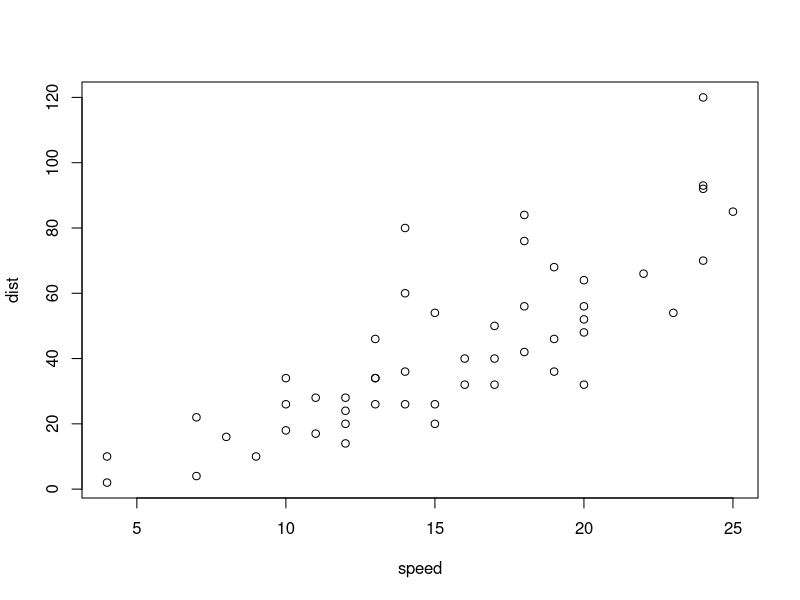
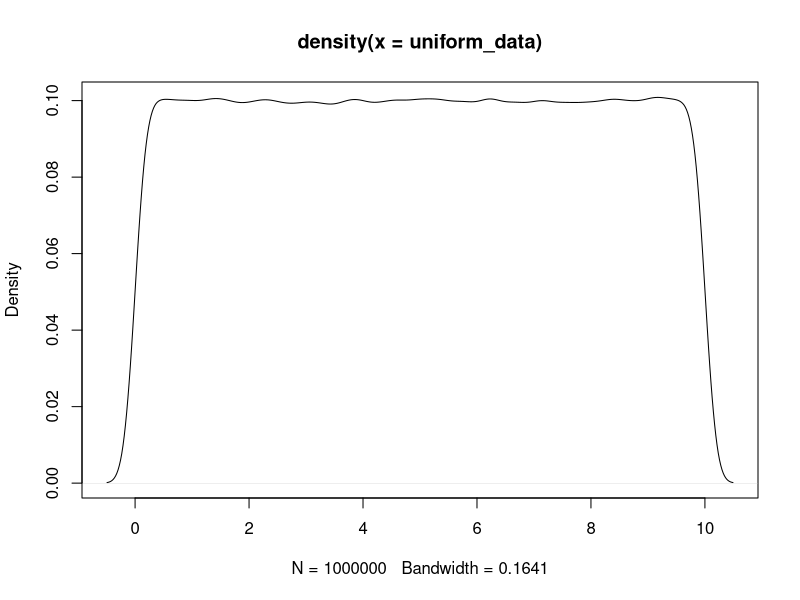
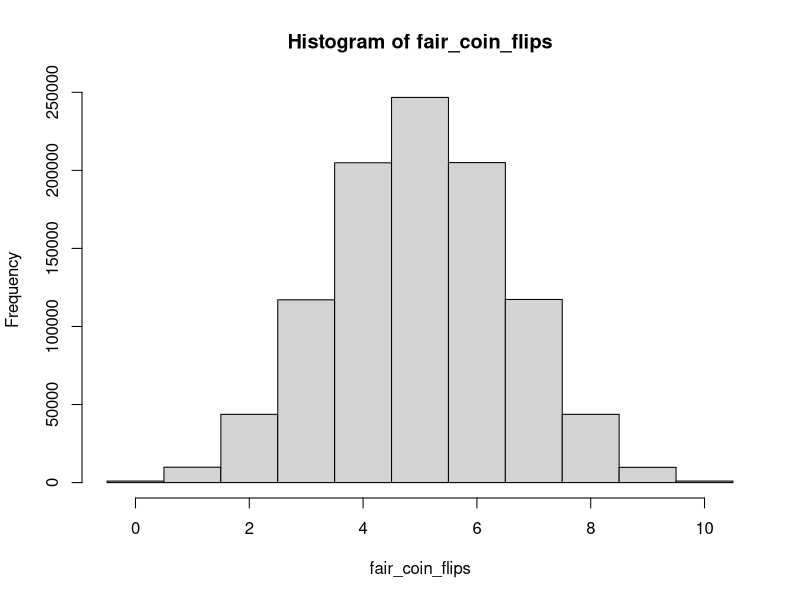
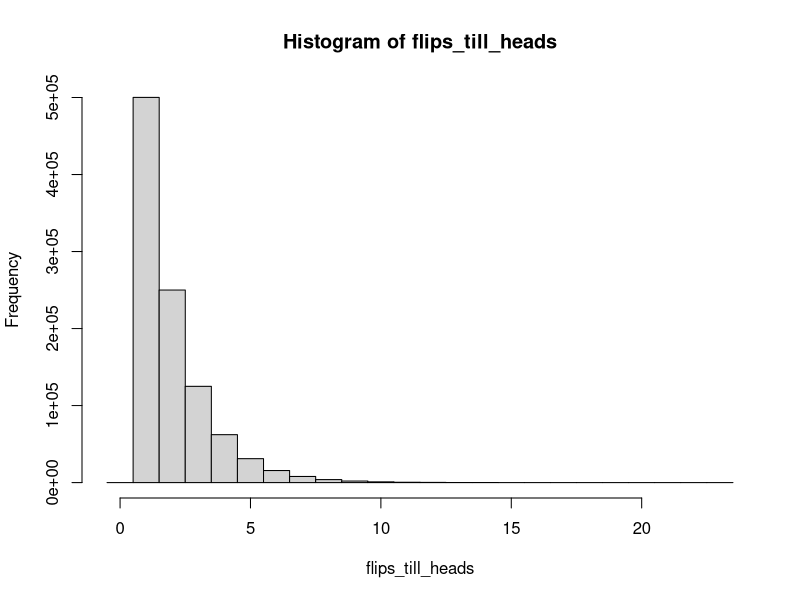
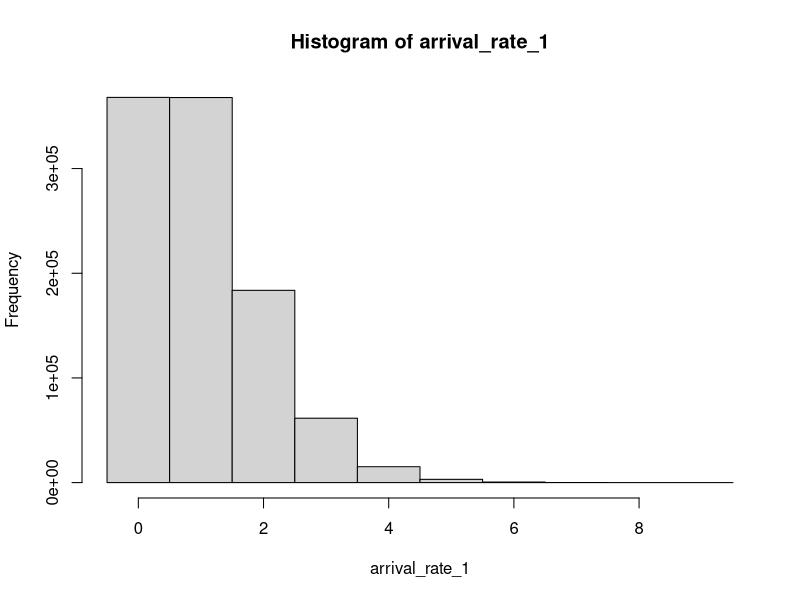
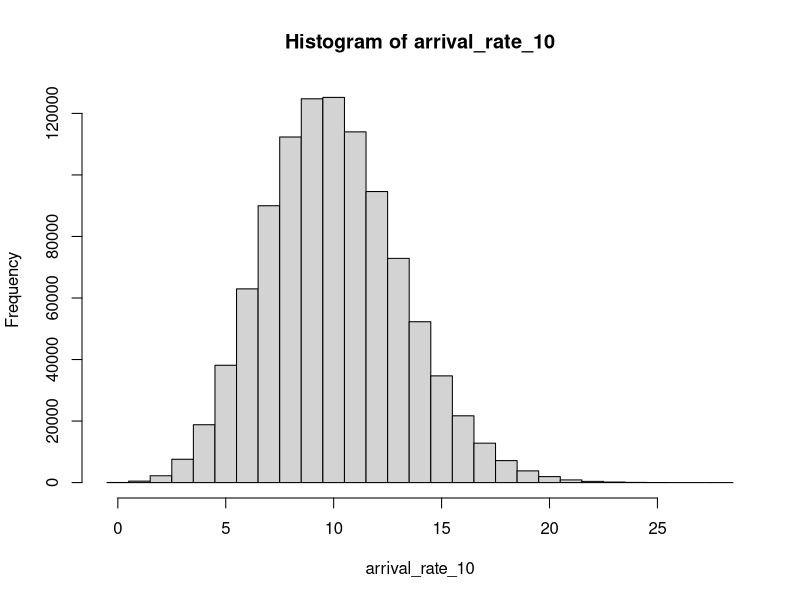

R code for these plots, in order:
## ---- chunk 1
plot(cars)
## ---- chunk 2
uniform_data <- runif(1000000,0,10)   # generate data from a uniform distribution

plot(density(uniform_data ))          # create a density plot

## ---- chunk 3
more_random_data <- runif(n=10000,   # Generate 10,000 numbers
                          min=0,     # In the range 0
                          max=10)    # To 10

## ---- chunk 4
punif(q = 2.5,      # Cutoff value (quantile) to check
      min=0,                 
      max=10)

## ---- chunk 5
qunif(p = 0.4,      # Probability cutoff
      min = 0, 
      max = 10)

## ---- chunk 6
dunif(x = 0,           # x value at which to check density
      min = 0,
      max = 10)

dunif(5, 0, 10)        # Check some more densities
dunif(10, 0, 10)
dunif(11, 0, 10)       # a value outside the distribution's range has 0 probability

## ---- chunk 7
random_ints <- floor(runif(100000,1,11))    # Generate random data and round down

table(random_ints)                          # Check counts

## ---- chunk 8
random_ints2 <- sample(x = 1:10,             # Vector to sample from
                       size = 100000,        # Number of samples
                       replace = TRUE)       # Sample with replacement?*

table(random_ints2)                          # Check counts

## ---- chunk 9
set.seed(12)      # Set seed to arbitrary value

runif(10,1,10)    # Generate some random numbers

set.seed(12)      # Reset seed to the same value

runif(10,1,10)    # Generate more random numbers

## ---- chunk 10
normally_distributed <- rnorm(1000000,     # Generate normally distributed data
                              mean = 0,    # With mean 0
                              sd = 1)      # And standard deviation 1

prob_under_minus1 <- pnorm(q=-1,           # Get prob of observing a value less than -1
                     mean=0,
                     sd=1)

prob_over_1 <-  1-pnorm(q=1,               # Get prob of observing a value over 1
                     mean=0,
                     sd=1)

between_prob <- 1-(prob_under_minus1+prob_over_1)  # Prob between -1 and 1


prob_under_minus1
prob_over_1
between_prob

## ---- chunk 11
library(ggplot2)

# Plot the density curve with the cutoff areas
norm_frame = with(density(normally_distributed),  # Create data frame density values
                  data.frame(x,y))  

myplot <- ggplot(data = norm_frame, aes(x = x, y = y)) +   # Create the plot
       geom_line() +
       geom_ribbon(data=subset(norm_frame,x < -1),
                   aes(ymax=y),
                   ymin=0,
                   fill="red", 
                   alpha=0.4) +
       geom_ribbon(data=subset(norm_frame,x > 1),
                   aes(ymax=y),
                   ymin=0,
                   fill="red", 
                   alpha=0.4) +
       geom_ribbon(data=subset(norm_frame,x > -1 & x < 1),
                   aes(ymax=y),
                   ymin=0,
                   fill="skyblue", 
                   alpha=0.4) +
       geom_text(x=-1.6,y=0.03,label=round(prob_under_minus1,4),size=4) +
       geom_text(x=1.6,y=0.03,label=round(prob_under_minus1,4),size=4) +
       geom_text(x=0,y=0.1,label=round(1-(prob_under_minus1*2),4),size=5) +
       xlim(-4,4)

## ---- chunk 12
qnorm(p = 0.025)      # Find the quantile at the 2.5% cutoff
qnorm(p = 0.975)      # Find the quantile at the 97.5% cutoff

## ---- chunk 13
fair_coin_flips   <- rbinom(1000000,    # Generate data from the binomial distribution
                           size = 10,   # With 10 trials
                           prob = 0.5)  # And success probability 0.5

table(fair_coin_flips)                # Check the counts

hist(fair_coin_flips, breaks=seq(-0.5,10.5,1))   # Plot the results as a histogram

## ---- chunk 14
set.seed(9)
biased_coin_flips   <- rbinom(1000000,  # Generate data from the binomial distribution
                           size = 10,   # With 10 trials
                           prob = 0.8)  # And success probability 0.8

table(biased_coin_flips)                # Check the counts

# hist(biased_coin_flips, breaks=seq(-0.5,10.5,1))   # Plot the results as a histogram

## ---- chunk 15
pbinom(q=5,           # Check the chances of achieving 5 successes or less
      size=10,
      prob=0.8)

pbinom(q=8,           # Check the chances of achieving 9 successes or more
      size=10,
      prob=0.8, 
      lower.tail = FALSE)    # Check the upper tail instead of the lower tail

## ---- chunk 16
# Check the probability of 5 successes in 10 flips of a fair coin
dbinom(x=5,             
      size=10,
      prob=0.5)    

# Check the probability of 8 successes in 10 flips of a biased coin
dbinom(x=8,             
      size=10,
      prob=0.8)

## ---- chunk 17
set.seed(12)
flips_till_heads <- rgeom(n=1000000,       # Generate geometric data* 
                          prob=0.5) + 1    

table(flips_till_heads)      # Check counts of results

hist(flips_till_heads, breaks=seq(-0.5,max(flips_till_heads)+0.5))   # Plot the results

## ---- chunk 18
pgeom(q=4,             
      prob=0.5, 
      lower.tail = FALSE)    # Check the upper tail

## ---- chunk 19
dgeom(x=1,          # Check the chances of getting 1 failure and then a success
      prob=0.5)

## ---- chunk 20
exponential_data <- rexp(n=1000000,
                         rate=1)        # Success/arrival rate*

# Get the probability of waiting more than 1 time unit before a success
prob_longer_1 <- pexp(q=1,               
                      rate=1,
                      lower.tail=FALSE)

prob_longer_1

## ---- chunk 21
# Plot the density curve of the exponential
exp_frame = with(density(exponential_data),  # Create data frame of x,y density values
                  data.frame(x,y))  

myplot <- ggplot(data = exp_frame, aes(x = x, y = y)) +   # Create the plot
       geom_line() +
       geom_ribbon(data=subset(exp_frame,x > 1),
                   aes(ymax=y),
                   ymin=0,
                   fill="red", 
                   alpha=0.4)+
       geom_ribbon(data=subset(exp_frame,x < 1),
                   aes(ymax=y),
                   ymin=0,
                   fill="skyblue", 
                   alpha=0.4) +
       geom_text(x=2,y=0.06,label=round(prob_longer_1,4), size=5) +
       geom_text(x=0.5,y=0.125,label=round(1-prob_longer_1,4), size=5) +
       xlim(-0.5,7)

## ---- chunk 22
set.seed(12)
arrival_rate_1 <- rpois(n=1000000,
                      lambda=1)        # Arrival rate

table(arrival_rate_1)

hist(arrival_rate_1,breaks=seq(-0.5,max(arrival_rate_1)+0.5,1))

## ---- chunk 23
set.seed(12)
arrival_rate_10 <- rpois(n=1000000,
                      lambda=10)        # Arrival rate of 10 per time unit

table(arrival_rate_10)

hist(arrival_rate_10,breaks=seq(-0.5,max(arrival_rate_10)+0.5,1))

## ---- chunk 24
ppois(q=5,           # check the probability of getting 5 successes or less
      lambda=10)     # With an arrival rate of 10

dpois(x=10,           # Check the probability of getting exactly 10 successes
      lambda=10)

